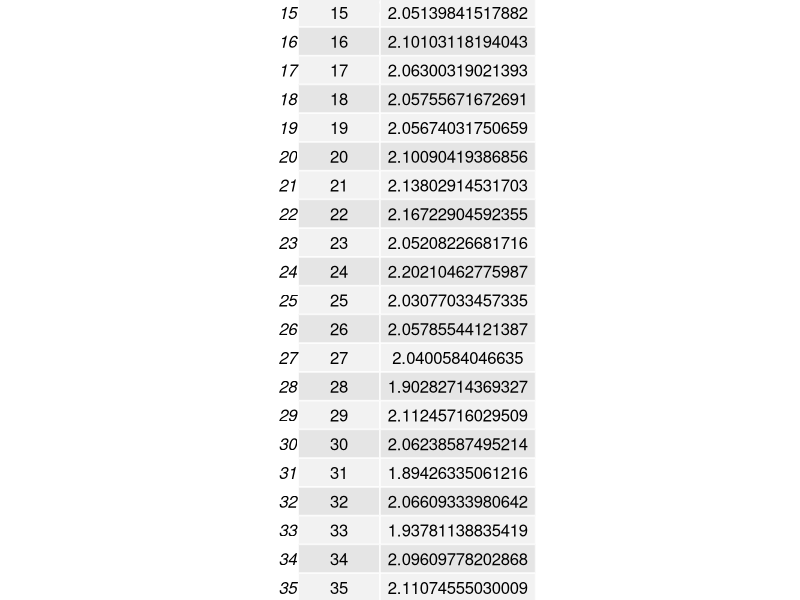
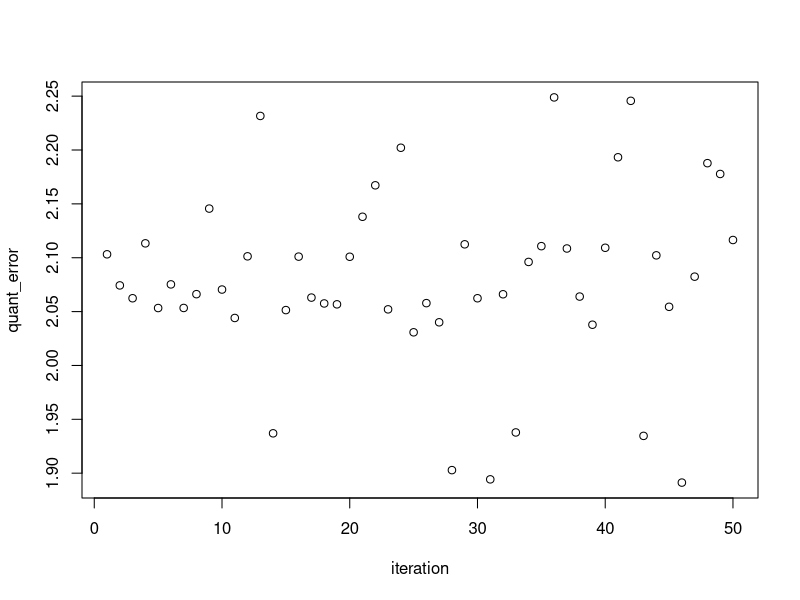
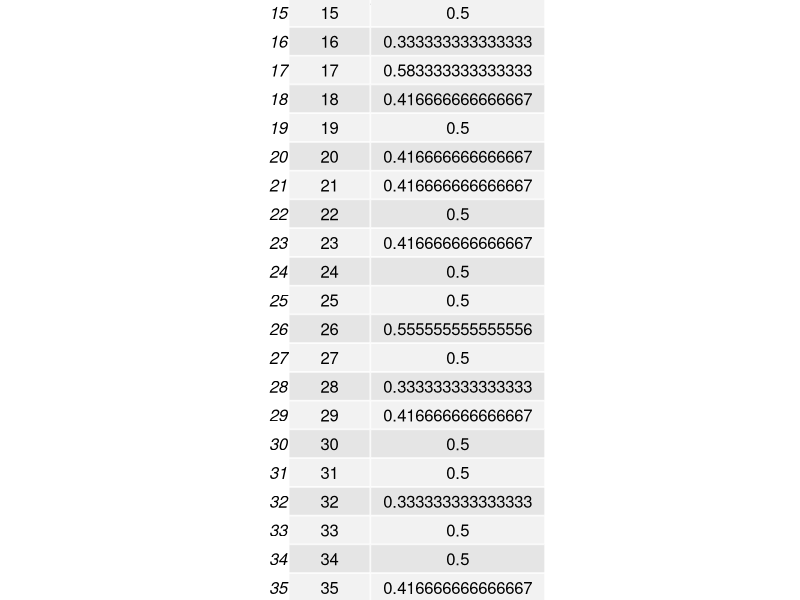
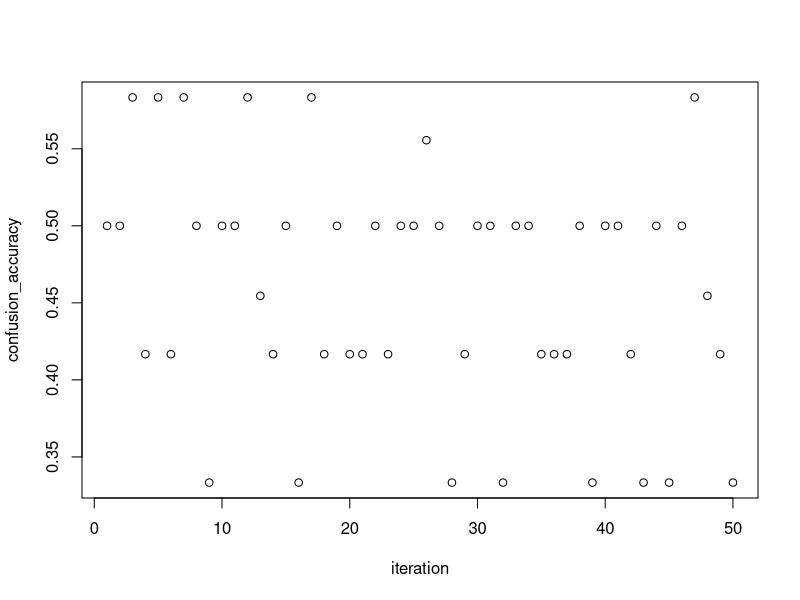

The R script that drew these images, in order:
library(kohonen)
library(gridExtra)
library(grid)

#read the data
data <- read.csv("readtext.csv")

#drop the first(the ID) and last(the label) column
data_train <- data[, -c(1, 13)]
labels <- data[, c(13)]
data_train_matrix <- as.matrix(scale(data_train))

#SOM
som_grid <- somgrid(xdim = 3, ydim = 3, topo = "hexagonal")
som_model <- som(data_train_matrix,
                  grid = som_grid, rlen = 800,
                  alpha = c(0.05, 0.01), keep.data = TRUE)

print(som_model)

#som.events <- som_model$codes[[1]]
#print(som.events)
summary(som_model)

#Training progress for SOM
bgcols <- c("gray", "pink")
#plot(som_model, type = "mapping",
#col = bgcols[labels], pchs = labels,
#main = "mapping plot")


print(which(som_model$unit.classif == 1)) #which samples are in node 1

##### Measures ########
print("Quantization Error measure")
iterations <- 50
output <- NULL #<- matrix(ncol = 2, nrow = iterations)
confusion_table <- NULL
    #set.seed(123) #to make it constant
    data_total <- data[, -c(1)]
    #split data
    ind <- sample(2, nrow(data_total), replace = T, prob = c(0.75, 0.25))
    train <- data_total[ind == 1, ]
    test <- data_total[ind == 2, ]
    # Normalization
    trainX <- scale(train[, -12])
    testX <- scale(test[, -12],
                center = attr(trainX, "scaled:center"),
                scale = attr(trainX, "scaled:scale"))

    #print(nrow(testX))
    trainY <- factor(train[, 12])
    Y <- factor(test[, 12])
    test[, 12] <- 0
    testXY <- list(independent = testX, dependent = test[, 12])

for (iteration in 1:iterations) {
    print("Iteration")
    print(iteration)
    som_grid <- somgrid(xdim = 3, ydim = 3, topo = "hexagonal")
    som_model <- som(data_train_matrix,
                  grid = som_grid, rlen = 800,
                  alpha = c(0.05, 0.01), keep.data = TRUE)
    quant_error <- mean(som_model$distances)
    output <- rbind(output, data.frame(iteration, quant_error))

    ################# confusion matrix #####################
    # Classification & Prediction Model
    # set.seed(222)
    map1 <- xyf(trainX,
                classvec2classmat(factor(trainY)),
                grid = somgrid(3, 3, "hexagonal"),
                rlen = 100)
    #plot(map1, type="changes")

    # Prediction
    pred <- predict(map1, newdata = testXY)
    #print(testXY)
    print("Hi")
    print(pred)
    confusion_matrix <- table(Predicted = pred$predictions[[2]], Actual = Y)
    #confusion_matrix <- table(Y, pred$predictions)
    print(confusion_matrix)

    confusion_accuracy <- ((confusion_matrix[1, 1] + confusion_matrix[2, 2]) / 
                            (confusion_matrix[1, 1] + confusion_matrix[2, 2] + 
                            confusion_matrix[1, 2] + confusion_matrix[2, 1]))

    #print(confusion_accuracy)

    confusion_table <- rbind(confusion_table, data.frame(iteration, confusion_accuracy))

}


#plot the graph
pdf("C:/Users/Aeesha/Documents/CMU/Research/Code/Research_Project/results_11.pdf", height = 15, width = 10)
title <- paste("Quantization Error")
grid::grid.text(title,x = (0.5), y = (0.99))
grid.table(output)
plot(output)
grid::grid.newpage()
title <- paste("Confusion Matrix Accuracy")
grid::grid.text(title,x = (0.5), y = (0.99))
grid.table(confusion_table)
plot(confusion_table)

dev.off()




# Cluster Boundaries
#par(mfrow = c(1,2))
#plot(map1, 
     #type = 'codes',
     #main = c("Codes X", "Codes Y"))
#map1.hc <- cutree(hclust(dist(map1$codes[[2]])), 2)
#add.cluster.boundaries(map1, map1.hc)
#par(mfrow = c(1,1))
